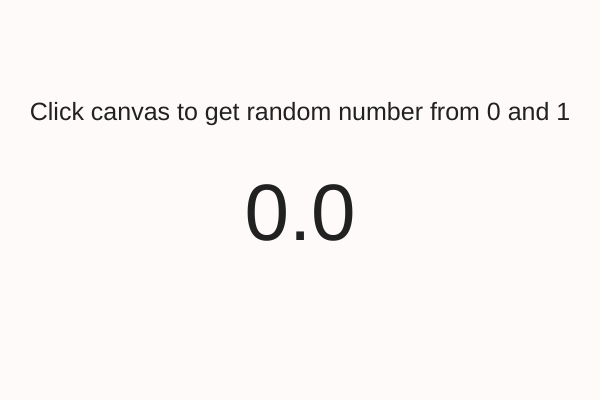
Frame 1 (no input)
Frame 60 (no input): identical to frame 1, image omitted
Frame 120 (the mouse pressed at the canvas centre since frame 60): identical to frame 1, image omitted

The p5.js sketch that drew this single still picture (run headless with seeded random() and noise() and a simulated clock; from frame 60 on, the mouse is pressed at the canvas centre):

// p5.js sketch
// ── sketch.js
let num = 0;

function setup() {
  const ctx = createCanvas(600, 400);
  ctx.mouseClicked(_ => {
    num = random()
  });
  background('#FFFAFA');
  textAlign(CENTER);
}

function draw() {
  background('#FFFAFA');
  fill(33);
  textSize(25);
  text('Click canvas to get random number from 0 and 1', width * 0.5, height * 0.3);
  textSize(80);
  text(num.toFixed(1), width * 0.5, height * 0.6);
}
